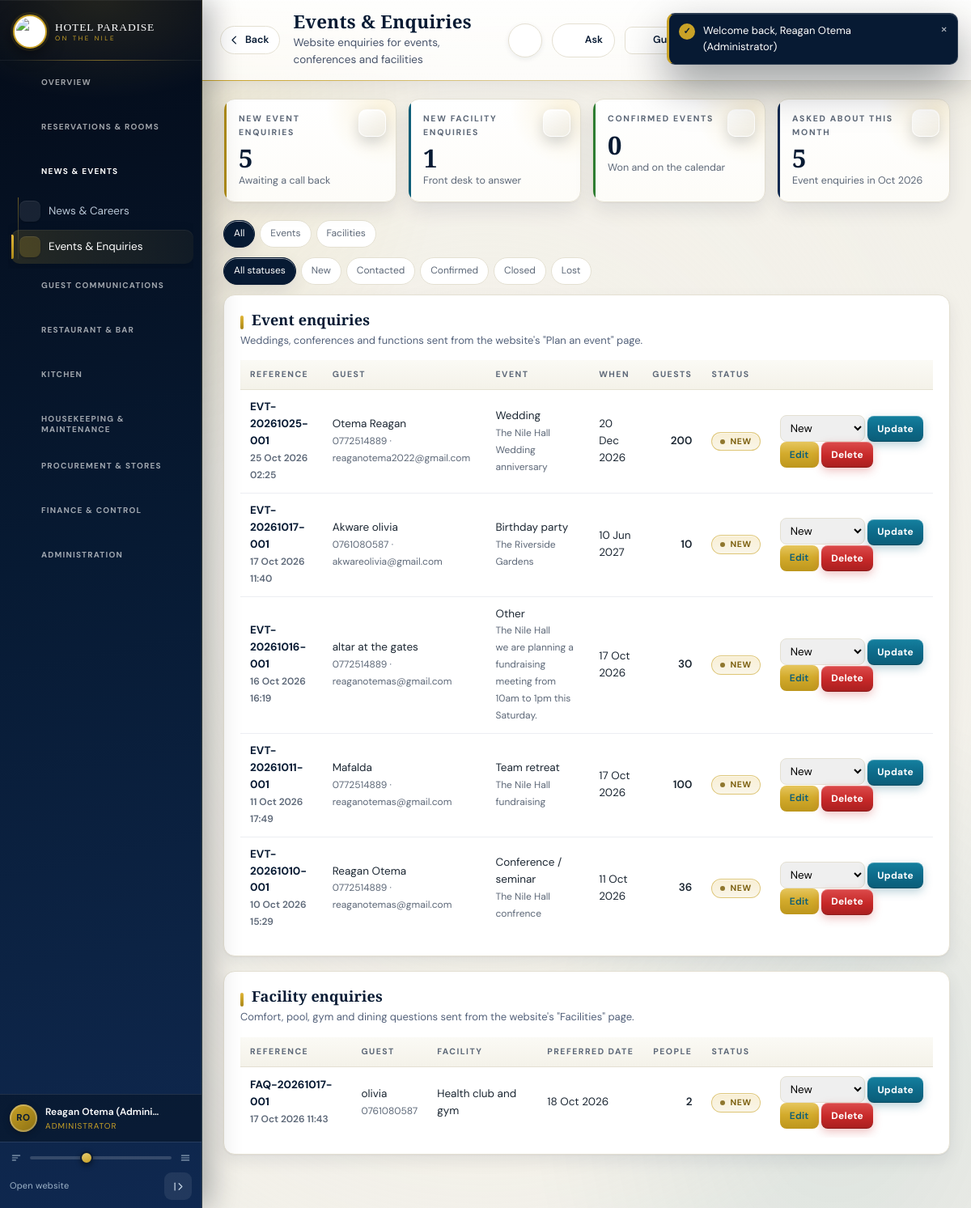
The page /backend-php/index.php?page=events (signed in) on the database its author committed.
### tables this page shows
CREATE TABLE `event_requests` (
  `id` bigint(20) UNSIGNED NOT NULL,
  `hotel_id` bigint(20) UNSIGNED NOT NULL DEFAULT 1,
  `request_number` varchar(24) NOT NULL,
  `full_name` varchar(120) NOT NULL,
  `phone` varchar(40) NOT NULL,
  `email` varchar(160) DEFAULT NULL,
  `event_type` varchar(80) NOT NULL,
  `event_date` date DEFAULT NULL,
  `guests` int(10) UNSIGNED DEFAULT NULL,
  `venue` varchar(80) DEFAULT NULL,
  `message` text DEFAULT NULL,
  `status` varchar(20) NOT NULL DEFAULT 'new',
  `created_at` datetime NOT NULL,
  `updated_at` datetime DEFAULT NULL,
  `deleted_at` timestamp NULL DEFAULT NULL,
  `deleted_by` bigint(20) UNSIGNED DEFAULT NULL
);

CREATE TABLE `facility_enquiries` (
  `id` bigint(20) UNSIGNED NOT NULL,
  `hotel_id` bigint(20) UNSIGNED NOT NULL DEFAULT 1,
  `enquiry_number` varchar(24) NOT NULL,
  `full_name` varchar(120) NOT NULL,
  `phone` varchar(40) NOT NULL,
  `email` varchar(160) DEFAULT NULL,
  `facility` varchar(80) DEFAULT NULL,
  `preferred_date` date DEFAULT NULL,
  `guests` int(10) UNSIGNED DEFAULT NULL,
  `message` text DEFAULT NULL,
  `status` varchar(20) NOT NULL DEFAULT 'new',
  `created_at` datetime NOT NULL,
  `updated_at` datetime DEFAULT NULL,
  `deleted_at` timestamp NULL DEFAULT NULL,
  `deleted_by` bigint(20) UNSIGNED DEFAULT NULL
);

### backend-php/modules/events.php (the view, shortened to what this page needs)
<?php
$KINDS=[
 'event'=>['table'=>'event_requests','label'=>'Event enquiry','num'=>'request_number',
   'roles'=>['director','general_manager','events_manager','marketing']],
 'enquiry'=>['table'=>'facility_enquiries','label'=>'Facility enquiry','num'=>'enquiry_number',
   'roles'=>['director','general_manager','receptionist','marketing']],
];
$STATUSES=[
 'new'=>['label'=>'New','tone'=>'gold'],
 'contacted'=>['label'=>'Contacted','tone'=>'blue'],
 'confirmed'=>['label'=>'Confirmed','tone'=>'ok'],
 'closed'=>['label'=>'Closed','tone'=>'grey'],
 'lost'=>['label'=>'Lost','tone'=>'bad'],
];
$kf=(string)($_GET['kind']??'');
$sf=(string)($_GET['st']??'');
if(!isset($KINDS[$kf])) $kf='';
if(!isset($STATUSES[$sf])) $sf='';
$params=$sf!==''?[$sf]:[];
$events=($kf==='enquiry')?[]:rows('SELECT * FROM event_requests WHERE deleted_at IS NULL'.($sf!==''?' AND status=?':'').' ORDER BY id DESC LIMIT 100',$params);
$enquiries=($kf==='event')?[]:rows('SELECT * FROM facility_enquiries WHERE deleted_at IS NULL'.($sf!==''?' AND status=?':'').' ORDER BY id DESC LIMIT 100',$params);
function events_status_form(string $kind,int $id,string $cur,array $statuses): void{
 echo '<select name="nst" aria-label="Set status" style="padding:6px 8px;border:1px solid var(--line);border-radius:8px">';
 foreach($statuses as $k=>$s) echo '<option value="'.e($k).'"'.checked($cur,$k).'>'.e($s['label']).'</option>';
 echo '</select> <button class="btn sm blue">Update</button>';
}
echo '<div class="kpis">';
echo '</div>';
echo '<div class="rfilter">';
foreach([''=>'All','event'=>'Events','enquiry'=>'Facilities'] as $k=>$v){
 echo '<a href="'.BASE.'/index.php?page=events'.($k?'&kind='.$k:'').($sf?'&st='.$sf:'').'"><button class="'.($kf===$k?'on':'').'">'.e($v).'</button></a>';
}
echo '</div>';
echo '<div class="rfilter">';
foreach([''=>'All statuses']+array_map(static fn($s)=>$s['label'],$STATUSES) as $k=>$v){
 echo '<a href="'.BASE.'/index.php?page=events'.($kf?'&kind='.$kf:'').($k?'&st='.$k:'').'"><button class="'.($sf===$k?'on':'').'">'.e($v).'</button></a>';
}
echo '</div>';
if($kf!=='enquiry'){
 echo '<div class="panel"><h2>Event enquiries</h2><p class="hint">Weddings, conferences and functions sent from the website\'s "Plan an event" page.</p>';
 echo '<table class="tbl"><thead><tr><th>Reference</th><th>Guest</th><th>Event</th><th>When</th><th>Guests</th><th>Status</th><th></th></tr></thead><tbody>';
 foreach($events as $r){
  echo '<tr>';
  echo '<td><b>'.e($r['request_number']).'</b><br><small>'.e(fmtdt($r['created_at'])).'</small></td>';
  echo '<td>'.e($r['full_name']).'<br><small>'.e($r['phone']).($r['email']?' · '.e($r['email']):'').'</small></td>';
  echo '<td>'.e($r['event_type']?:'—').($r['venue']?'<br><small>'.e($r['venue']).'</small>':'').($r['message']?'<br><small title="'.e($r['message']).'">'.e(mb_substr($r['message'],0,80)).(mb_strlen($r['message'])>80?'…':'').'</small>':'').'</td>';
  echo '<td>'.e(fmtdate($r['event_date']) ?: '—').'</td>';
  echo '<td class="num">'.($r['guests']!==null?(int)$r['guests']:'—').'</td>';
  echo '<td>'.badge($STATUSES[$r['status']]['label']??str_replace('_',' ',$r['status']),$STATUSES[$r['status']]['tone']??'grey').'</td>';
  echo '<td style="white-space:nowrap">'; events_status_form('event',(int)$r['id'],(string)$r['status'],$STATUSES); echo ' <a class="btn sm" href="'.BASE.'/index.php?page=events&kind=event&edit='.(int)$r['id'].'#editlead">Edit</a> '.trash_button('event_requests',(int)$r['id'],'events').'</td>';
  echo '</tr>';
 }
 echo '</tbody></table></div>';
}
if($kf!=='event'){
 echo '<div class="panel"><h2>Facility enquiries</h2><p class="hint">Comfort, pool, gym and dining questions sent from the website\'s "Facilities" page.</p>';
 echo '<table class="tbl"><thead><tr><th>Reference</th><th>Guest</th><th>Facility</th><th>Preferred date</th><th>People</th><th>Status</th><th></th></tr></thead><tbody>';
 foreach($enquiries as $r){
  echo '<tr>';
  echo '<td><b>'.e($r['enquiry_number']).'</b><br><small>'.e(fmtdt($r['created_at'])).'</small></td>';
  echo '<td>'.e($r['full_name']).'<br><small>'.e($r['phone']).($r['email']?' · '.e($r['email']):'').'</small></td>';
  echo '<td>'.e($r['facility']?:'—').($r['message']?'<br><small title="'.e($r['message']).'">'.e(mb_substr($r['message'],0,80)).(mb_strlen($r['message'])>80?'…':'').'</small>':'').'</td>';
  echo '<td>'.e(fmtdate($r['preferred_date']) ?: '—').'</td>';
  echo '<td class="num">'.($r['guests']!==null?(int)$r['guests']:'—').'</td>';
  echo '<td>'.badge($STATUSES[$r['status']]['label']??str_replace('_',' ',$r['status']),$STATUSES[$r['status']]['tone']??'grey').'</td>';
  echo '<td style="white-space:nowrap">'; events_status_form('enquiry',(int)$r['id'],(string)$r['status'],$STATUSES); echo ' <a class="btn sm" href="'.BASE.'/index.php?page=events&kind=enquiry&edit='.(int)$r['id'].'#editlead">Edit</a> '.trash_button('facility_enquiries',(int)$r['id'],'events').'</td>';
  echo '</tr>';
 }
 echo '</tbody></table></div>';
}

### backend-php/app/bootstrap.php (shortened to what this page needs)
<?php
if(!function_exists('hp_config')){
 function hp_config(): array{
  $file=__DIR__.'/../config.php';
  if(!is_readable($file)) return $cfg=[];
  $got=include $file;
  return $cfg=is_array($got)?$got:[];
 }
}
function db_config(): array{
 $fromFile=hp_config();
 $fromConfig=function(string $path) use($fromFile){
  $node=$fromFile;
  foreach(explode('.',$path) as $step){
   if(!is_array($node)||!array_key_exists($step,$node)) return null;
   $node=$node[$step];
  }
  return $node;
 };
 $pick=function(string $path,string $env,string $fallback) use($fromConfig): string{
  $v=getenv($env);
  if(is_string($v)&&$v!=='') return $v;
  $v=$fromConfig($path);
  if(is_string($v)&&$v!=='') return $v;
  return $fallback;
 };
 $host=$pick('db.host','HP_DB_HOST','127.0.0.1');
 $port=$pick('db.port','HP_DB_PORT','');
 return $cfg=[
  'dsn'=>'mysql:host='.$host.($port!==''?';port='.$port:'').';charset=utf8mb4',
  'host'=>$host,'port'=>$port,
  'name'=>$pick('db.name','HP_DB_NAME','hotelpardise_system'),
  'user'=>$pick('db.user','HP_DB_USER','hotelpardise_system'),
  'pass'=>$pick('db.pass','HP_DB_PASS',''),
  'web'=>[
   'name'=>$pick('web_db.name','HP_WEB_DB_NAME','hotelpardise_website'),
   'user'=>$pick('web_db.user','HP_WEB_DB_USER','hotelpardise_website'),
   'pass'=>$pick('web_db.pass','HP_WEB_DB_PASS',''),
  ],
 ];
}
function db_connect(string $dsn,string $dbName,string $user,string $pass): PDO{
  try{
   return new PDO($dsn.';dbname='.$dbName,$user,$pass,[
    PDO::ATTR_ERRMODE=>PDO::ERRMODE_EXCEPTION,
    PDO::ATTR_DEFAULT_FETCH_MODE=>PDO::FETCH_ASSOC
   ]);
  }catch(PDOException $e){
   $reason=db_failure_reason($e,$dbName,$user);
   error_log('[hotel db] cannot open '.$dbName.' as '.$user.'@'.db_config()['host']
    .' [SQLSTATE '.$e->getCode().']: '.$reason);
   throw new RuntimeException($reason,0);
  }
}
function db(): PDO{
  static $pdo=null;
  if($pdo===null){
   $c=db_config();
   try{
    $pdo=db_connect($c['dsn'],$c['name'],$c['user'],$c['pass']);
   }catch(RuntimeException $e){
    db_setup_page($e->getMessage());
   }
  }
  return $pdo;
}
function q(string $sql,array $p=[]){ $st=db()->prepare($sql); $st->execute($p); return $st; }
function rows(string $sql,array $p=[]){ return q($sql,$p)->fetchAll(); }
function e($v=null): string{ return htmlspecialchars((string)$v,ENT_QUOTES,'UTF-8'); }
function fmtdt($d): string{ return $d?date('d M Y H:i',strtotime((string)$d)):''; }
function fmtdate($d): string{ return $d?date('d M Y',strtotime((string)$d)):''; }
function badge(string $text,string $tone='grey'): string{
 static $tones=['ok'=>1,'warn'=>1,'bad'=>1,'gold'=>1,'navy'=>1,'blue'=>1,'grey'=>1];
 $t=isset($tones[$tone])?$tone:'grey';
 return '<span class="badge '.e($t).'">'.e($text).'</span>';
}
require_once __DIR__.'/trash.php';

### backend-php/app/trash.php (shortened to what this page needs)
<?php
function trash_registry(): array{
 return [
  'guests'                =>['label'=>'Guest',          'title'=>'full_name',      'desc'=>'email',          'page'=>'guests'],
  'suppliers'             =>['label'=>'Supplier',        'title'=>'name',           'desc'=>'contact_person','page'=>'suppliers'],
  'users'                 =>['label'=>'Team member','title'=>'name',           'desc'=>'email',          'page'=>'users'],
  'inventory_items'       =>['label'=>'Stock item','title'=>'name','desc'=>'code','page'=>'inventory'],
  'expenses'              =>['label'=>'Expense','title'=>'number','desc'=>'description','page'=>'expenses'],
  'event_requests'        =>['label'=>'Event request','title'=>'request_number','desc'=>'full_name','page'=>'events'],
  'facility_enquiries'    =>['label'=>'Facility enquiry','title'=>'enquiry_number','desc'=>'full_name','page'=>'events'],
  'news_posts'            =>['label'=>'News post','title'=>'title','desc'=>'category','page'=>'news'],
  'reservations'          =>['label'=>'Reservation','title'=>'booking_number','desc'=>'status','page'=>'reservations'],
  'purchase_requisitions' =>['label'=>'Requisition','title'=>'number','desc'=>'status','page'=>'purchases'],
  'purchase_orders'       =>['label'=>'Purchase order','title'=>'number','desc'=>'status','page'=>'purchases'],
  'rooms'                 =>['label'=>'Room','title'=>'room_number','desc'=>'status','page'=>'rooms'],
  'room_types'            =>['label'=>'Room type','title'=>'name','desc'=>'description','page'=>'rooms'],
 ];
}
function trash_meta(string $table): ?array{ return trash_registry()[$table]??null; }
function trash_button(string $table,int $id,string $back=''): string{
 $meta=trash_meta($table);
 $msg='Move this '.$meta['label'].' to the Trash? You can restore it later from the Trash page.';
 return '<form method="post" class="actForm" onsubmit="return confirm('.json_encode($msg,JSON_UNESCAPED_SLASHES|JSON_HEX_APOS).')">'
  .'<input type="hidden" name="trash_action" value="trash">'
  .'<input type="hidden" name="table" value="'.e($table).'">'
  .'<input type="hidden" name="id" value="'.(int)$id.'">'
  .'<input type="hidden" name="back" value="'.e($back).'">'
  .'<button class="btn sm danger" type="submit">Delete</button></form>';
}

### rows shown on the page
event_requests: request_number "EVT-20261025-001", created_at "25 Oct 2026 02:25", full_name "Otema Reagan", phone "0772514889", email "reaganotema2022@gmail.com", event_type "Wedding", venue "The Nile Hall", message "Wedding anniversary", event_date "20 Dec 2026", guests "200"
event_requests: request_number "EVT-20261017-001", created_at "17 Oct 2026 11:40", full_name "Akware olivia", phone "0761080587", email "akwareolivia@gmail.com", event_type "Birthday party", venue "The Riverside Gardens", event_date "10 Jun 2027", guests "10"
event_requests: request_number "EVT-20261016-001", created_at "16 Oct 2026 16:19", full_name "altar at the gates", phone "0772514889", email "reaganotemas@gmail.com", event_type "Other", venue "The Nile Hall", message "we are planning a fundraising meeting from 10am to 1pm this Saturday.", event_date "17 Oct 2026", guests "30"
event_requests: request_number "EVT-20261011-001", created_at "11 Oct 2026 17:49", full_name "Mafalda", phone "0772514889", email "reaganotemas@gmail.com", event_type "Team retreat", venue "The Nile Hall", message "fundraising", event_date "17 Oct 2026", guests "100"
event_requests: request_number "EVT-20261010-001", created_at "10 Oct 2026 15:29", full_name "Reagan Otema", phone "0772514889", email "reaganotemas@gmail.com", event_type "Conference / seminar", venue "The Nile Hall", message "confrence", event_date "11 Oct 2026", guests "36"
facility_enquiries: enquiry_number "FAQ-20261017-001", created_at "17 Oct 2026 11:43", full_name "olivia", phone "0761080587", facility "Health club and gym", preferred_date "18 Oct 2026", guests "2"

### other values the page prints
$group['label'] "OVERVIEW"
$group['label'] "RESERVATIONS & ROOMS"
$group['label'] "NEWS & EVENTS"
$label "News & Careers"
$label "Events & Enquiries"
$group['label'] "GUEST COMMUNICATIONS"
$group['label'] "RESTAURANT & BAR"
$group['label'] "KITCHEN"
$group['label'] "HOUSEKEEPING & MAINTENANCE"
$group['label'] "PROCUREMENT & STORES"
$group['label'] "FINANCE & CONTROL"
$group['label'] "ADMINISTRATION"
initials($me) "RO"
$me "Reagan Otema (Admini…"
$role "ADMINISTRATOR"
